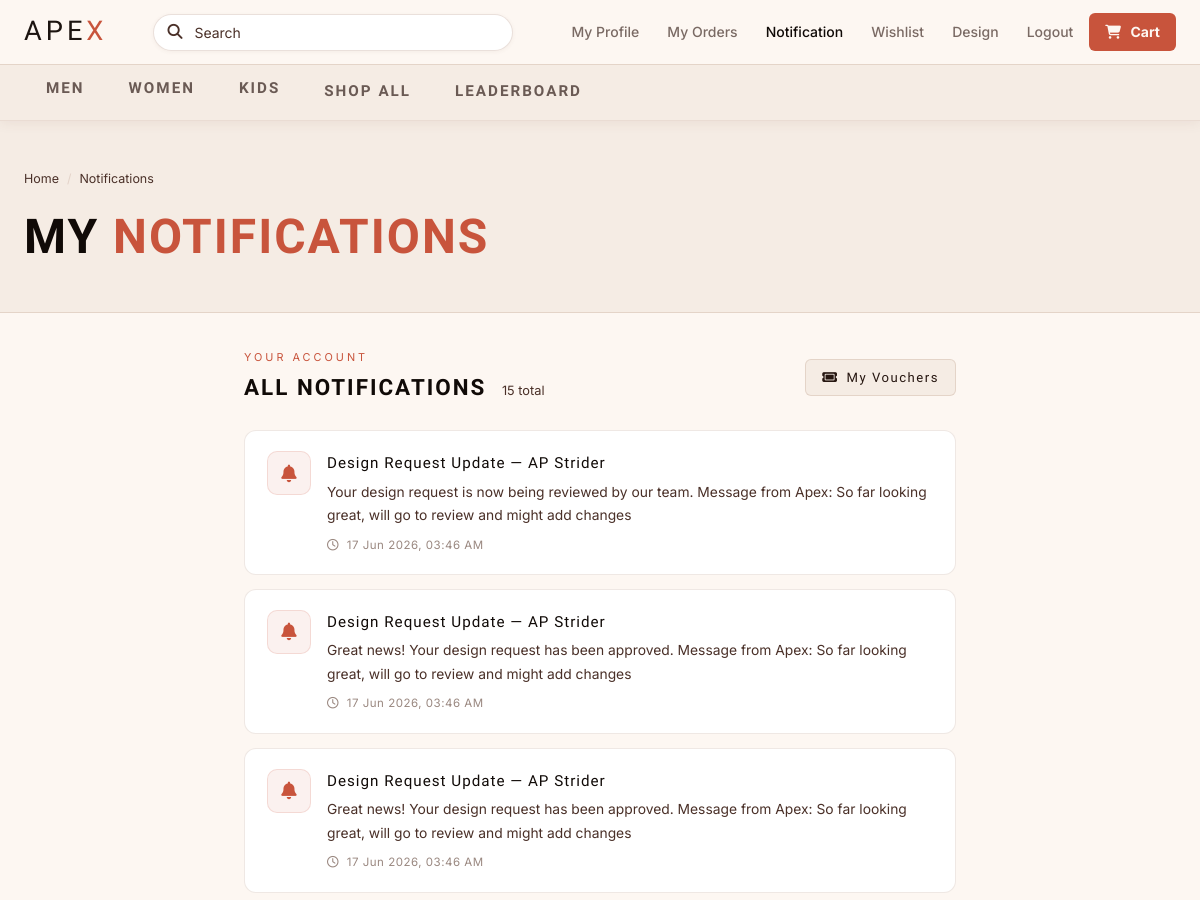
Before: /notifications.php (signed in, upper part) with the older database file.
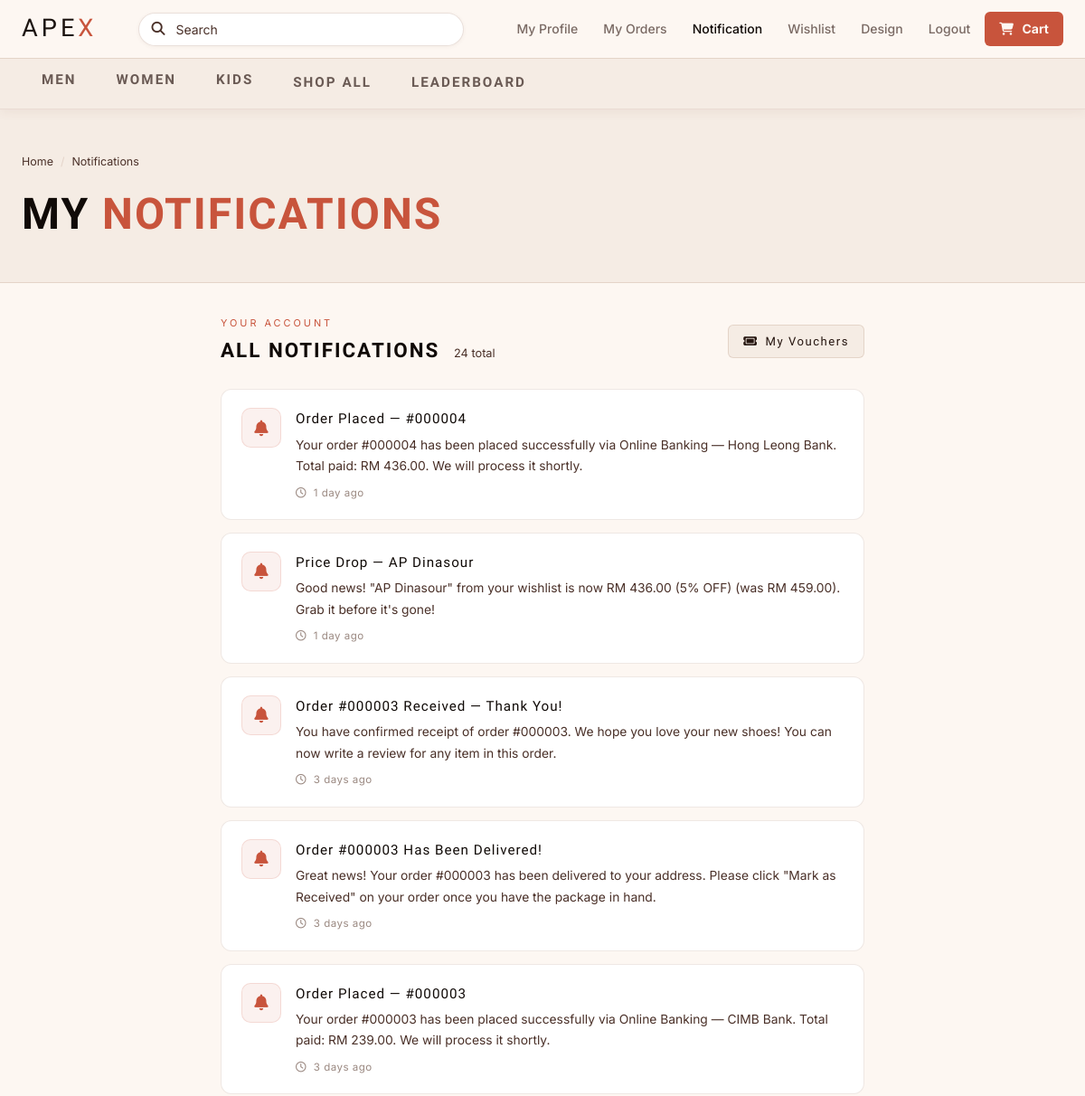
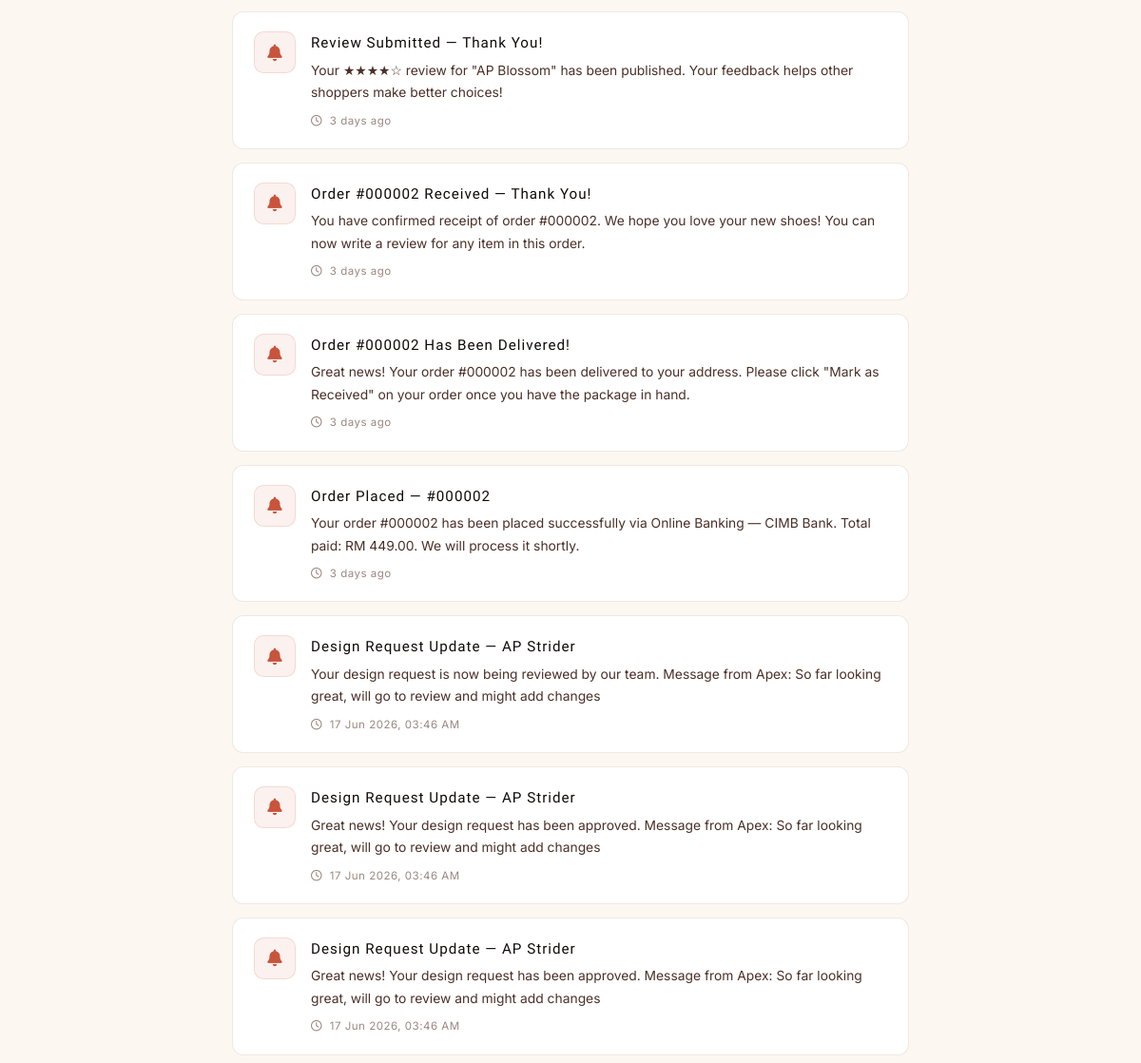
After: the same page with the newer database file (2 pictures, top to bottom).
### tables this page shows
CREATE TABLE `notifications` (
  `notif_id` int(11) NOT NULL,
  `user_id` int(11) NOT NULL,
  `title` varchar(255) NOT NULL,
  `message` text NOT NULL,
  `type` varchar(50) NOT NULL DEFAULT 'info',
  `is_read` tinyint(1) NOT NULL DEFAULT 0,
  `created_at` timestamp NOT NULL DEFAULT current_timestamp()
);

### db.php (called while the page is built, shortened)
<?php
function e($v){ return htmlspecialchars((string)$v, ENT_QUOTES, 'UTF-8'); }
function is_logged(){ return !empty($_SESSION['user_id']); }
?>

### notifications.php (the view, shortened to what this page needs)
<?php
require 'db.php';
$uid = (int)$_SESSION['user_id'];
$notifs = $conn->query("
    SELECT * FROM notifications
    WHERE user_id = $uid
    ORDER BY created_at DESC
    LIMIT 80
");
?>
<!DOCTYPE html>
<html lang="en">
<head>
<link rel="stylesheet" href="css/style.css?v=10">
<link rel="stylesheet" href="https://cdnjs.cloudflare.com/ajax/libs/font-awesome/6.5.0/css/all.min.css">
</head>
<body>
<?php include 'includes/navbar.php'; ?>
<div class="page-header" style="background:var(--navy2);">
  <div class="wrap">
    <div class="breadcrumb"><a href="index.php">Home</a><span class="sep">/</span><span>Notifications</span></div>
    <h1>MY <span style="color:var(--accent)">NOTIFICATIONS</span></h1>
  </div>
</div>
<section class="section" style="padding-top:36px;padding-bottom:60px;">
<div class="wrap" style="max-width:760px;">
  <div style="display:flex;align-items:center;justify-content:space-between;margin-bottom:24px;">
    <div>
      <p style="font-size:.68rem;letter-spacing:3px;text-transform:uppercase;color:var(--accent);margin-bottom:4px;">Your Account</p>
      <h2 style="font-family:'Oswald',sans-serif;font-size:1.4rem;letter-spacing:2px;color:var(--white);margin:0;">
        ALL NOTIFICATIONS
        <?php if($notifs && $notifs->num_rows > 0): ?>
        <span style="font-size:.8rem;color:var(--muted);font-family:'Inter',sans-serif;font-weight:400;letter-spacing:0;margin-left:8px;"><?=$notifs->num_rows?> total</span>
        <?php endif; ?>
      </h2>
    </div>
    <a href="profile.php?tab=vouchers" class="btn btn-secondary btn-sm">
      <i class="fa-solid fa-ticket"></i> My Vouchers
    </a>
  </div>
  <?php if($notifs && $notifs->num_rows > 0):
    $notifs->data_seek(0);
    while($n = $notifs->fetch_assoc()):
      $icon_class = match($n['type']) {
          'refund'  => 'refund',
          'warning' => 'warning',
          default   => 'info',
      };
      $icon_fa = match($n['type']) {
          'refund'  => 'fa-solid fa-rotate-left',
          'warning' => 'fa-solid fa-triangle-exclamation',
          default   => 'fa-solid fa-bell',
      };
      $ts = strtotime($n['created_at']);
  ?>
  <div class="notif-card<?=(!$n['is_read'] ? ' unread' : '')?>">
    <div class="notif-icon <?=$icon_class?>">
      <i class="<?=$icon_fa?>"></i>
    </div>
    <div style="flex:1;min-width:0;">
      <div class="notif-title"><?=e($n['title'])?></div>
      <div class="notif-msg"><?=e($n['message'])?></div>
      <div class="notif-time">
        <i class="fa-regular fa-clock" style="margin-right:4px;"></i>
        <?php
        $diff = time() - $ts;
        if     ($diff < 60)         echo 'Just now';
        elseif ($diff < 3600)       echo floor($diff/60).' min ago';
        elseif ($diff < 86400)      echo floor($diff/3600).' hour'.($diff<7200?'':'s').' ago';
        elseif ($diff < 604800)     echo floor($diff/86400).' day'.($diff<172800?'':'s').' ago';
        else                        echo date('d M Y, h:i A', $ts);
        ?>
      </div>
    </div>
  </div>
  <?php endwhile; endif; ?>
</div>
</section>
<?php include 'includes/footer.php'; ?>
</body>
</html>

### includes/navbar.php (shortened to what this page needs)
<?php
$pg         = basename($_SERVER['PHP_SELF']);
$nav_gender = ($pg === 'products.php') ? ($_GET['gender'] ?? '') : '';
$depth = (strpos($_SERVER['PHP_SELF'], '/admin/') !== false) ? '../' : '';
$q     = e($_GET['q'] ?? '');
$mega = [
    'Men' => [
        'New & Trending' => [
            'New Arrivals'    => '?gender=Men&sort=newest',
            'Best Sellers'    => '?gender=Men&sort=popular',
            'Sale'            => '?gender=Men&sale=1',
        ],
        'Shoes' => [
            'Running'         => '?gender=Men&cat=Running',
            'Basketball'      => '?gender=Men&cat=Basketball',
            'Training'        => '?gender=Men&cat=Training',
            'Lifestyle'       => '?gender=Men&cat=Lifestyle',
            "All Men's Shoes" => '?gender=Men',
        ],
    ],
    'Women' => [
        'New & Trending' => [
            'New Arrivals'      => '?gender=Women&sort=newest',
            'Best Sellers'      => '?gender=Women&sort=popular',
            'Sale'              => '?gender=Women&sale=1',
        ],
        'Shoes' => [
            'Running'           => '?gender=Women&cat=Running',
            'Basketball'        => '?gender=Women&cat=Basketball',
            'Training'          => '?gender=Women&cat=Training',
            'Lifestyle'         => '?gender=Women&cat=Lifestyle',
            "All Women's Shoes" => '?gender=Women',
        ],
    ],
    'Kids' => [
        'New & Trending' => [
            'New Arrivals'    => '?gender=Kids&sort=newest',
            'Best Sellers'    => '?gender=Kids&sort=popular',
            'Sale'            => '?gender=Kids&sale=1',
        ],
        'Shoes' => [
            'Running'         => '?gender=Kids&cat=Running',
            'Basketball'      => '?gender=Kids&cat=Basketball',
            'Training'        => '?gender=Kids&cat=Training',
            'Lifestyle'       => '?gender=Kids&cat=Lifestyle',
            "All Kids' Shoes" => '?gender=Kids',
        ],
    ],
];
?>
<header class="apex-nav">
  <div class="apex-top">
    <a href="<?=$depth?>index.php" class="apex-logo">APE<span>X</span></a>
    <div class="apex-search" id="apexSrchWrap">
      <form action="<?=$depth?>products.php" method="GET" autocomplete="off">
        <span class="apex-s-ico"><i class="fa-solid fa-magnifying-glass"></i></span>
        <input type="text" name="q" id="apexSrch"
               placeholder="Search"
               value="<?=$q?>"
               onfocus="this.style.borderColor='var(--accent)'"
               onblur="setTimeout(hideApexDrop,200)"
               oninput="apexSearch(this.value)">
      </form>
    </div>
    <div class="apex-right">
      <?php if(is_logged()): ?>
        <a href="<?=$depth?>profile.php" class="<?=$pg==='profile.php'?'on':''?>">My Profile</a>
        <a href="<?=$depth?>order_history.php" class="<?=$pg==='order_history.php'?'on':''?>">My Orders</a>
        <a href="<?=$depth?>notifications.php"
           class="<?=$pg==='notifications.php'?'on':''?>"
           style="position:relative;">
          Notification
        </a>
        <a href="<?=$depth?>wishlist.php" class="<?=$pg==='wishlist.php'?'on':''?>"
           style="position:relative;">
          Wishlist
        </a>
        <a href="<?=$depth?>design_request.php">Design</a>
        <a href="<?=$depth?>logout.php">Logout</a>
      <?php else: ?>
        <a href="<?=$depth?>login.php"    class="<?=$pg==='login.php'?'on':''?>">Login</a>
        <a href="<?=$depth?>register.php" class="<?=$pg==='register.php'?'on':''?>">Register</a>
      <?php endif; ?>
      <a href="<?=$depth?>cart.php" class="apex-cart <?=$pg==='cart.php'?'on':''?>">
        <i class="fa-solid fa-cart-shopping"></i>&nbsp;Cart
      </a>
    </div>
  </div>
  <nav class="apex-main-nav">
    <div class="apex-main-inner">
      <?php foreach($mega as $mg => $columns): ?>
      <div class="mni">
        <button class="mni-btn <?=$nav_gender===$mg?'on':''?>"
                onclick="window.location='<?=$depth?>products.php?gender=<?=urlencode($mg)?>'">
          <?=strtoupper($mg)?>
        </button>
      </div>
      <?php endforeach; ?>
      <a href="<?=$depth?>products.php" class="mni-link <?=$pg==='products.php'&&$nav_gender===''?'on':''?>">SHOP ALL</a>
      <a href="<?=$depth?>leaderboard.php" class="mni-link <?=$pg==='leaderboard.php'?'on':''?>">LEADERBOARD</a>
    </div>
  </nav>
</header>

### includes/footer.php (shortened to what this page needs)
</body></html>

### css/style.css (style rules this page uses)
:root { --navy: #FDF7F2; --navy2: #F5ECE4; --navy3: #EDE0D6; --white: #100A07; --offwhite:#281A13; --text: #261610; --muted: #4A3028; --accent: #C8543C; --accent2: #8B3A52; --danger: #D64040; --success: #2A9B5A; --border: rgba(150,100,75,0.18); --card: #FFFFFF; --radius: 6px; --shadow: 0 4px 24px rgba(110,65,45,0.10); }
*,*::before,*::after { box-sizing:border-box; margin:0; padding:0; }
html { scroll-behavior:smooth; }
body { background:var(--navy); color:var(--text); font-family:'Inter',sans-serif; font-size:15px; line-height:1.6; min-height:100vh; }
a { color:inherit; text-decoration:none; }
input,select,textarea,button { font-family:'Inter',sans-serif; }
.wrap { max-width:1200px; margin:0 auto; padding:0 24px; }
.section { padding:80px 0; }
.btn { display:inline-flex; align-items:center; justify-content:center; gap:8px; padding:12px 28px; border:none; border-radius:var(--radius); font-family:'Oswald',sans-serif; font-size:1rem; letter-spacing:1.5px; cursor:pointer; transition:.2s; white-space:nowrap; }
.btn-secondary { background:var(--navy2); border:1px solid var(--border); color:var(--text); }
.btn-sm { padding:7px 16px; font-size:.82rem; }
.page-header { padding:48px 0 36px; border-bottom:1px solid var(--border); margin-bottom:0; }
.page-header h1 { font-family:'Oswald',sans-serif; font-size:clamp(28px,4vw,48px); letter-spacing:2px; color:var(--white); }
.breadcrumb { display:flex; gap:8px; align-items:center; font-size:.78rem; color:var(--muted); margin-bottom:10px; }
.breadcrumb .sep { color:var(--border); }

### notifications.php (style rules this page uses)
.notif-card { background:#FFFFFF;border:1px solid rgba(150,100,75,.15);border-radius:12px; padding:20px 22px;margin-bottom:14px;display:flex;gap:16px;align-items:flex-start; transition:.2s;position:relative; }
.notif-icon { width:44px;height:44px;border-radius:10px;display:flex;align-items:center; justify-content:center;font-size:1.1rem;flex-shrink:0; }
.notif-icon.info { background:rgba(200,84,60,.08); color:var(--accent); border:1px solid rgba(200,84,60,.15); }
.notif-title { font-family:'Oswald',sans-serif;font-size:.95rem;letter-spacing:1px; color:var(--white);margin-bottom:5px; }
.notif-msg { font-size:.865rem;color:var(--muted);line-height:1.7; }
.notif-time { font-size:.72rem;color:#9A8880;margin-top:8px;letter-spacing:.5px; }

Changed rows visible on the page:
added notifications: title "Order Placed — #000004", message "Your order #000004 has been placed successfully via Online Banking — Hong Leong Bank. Total paid: RM 436.00. We will process it shortly."
added notifications: title "Price Drop — AP Dinasour", message "Good news! \"AP Dinasour\" from your wishlist is now RM 436.00 (5% OFF) (was RM 459.00). Grab it before it's gone!"
added notifications: title "Order #000003 Received — Thank You!", message "You have confirmed receipt of order #000003. We hope you love your new shoes! You can now write a review for any item in this order."
added notifications: title "Order #000003 Has Been Delivered!", message "Great news! Your order #000003 has been delivered to your address. Please click \"Mark as Received\" on your order once you have the package in hand."
added notifications: title "Order Placed — #000003", message "Your order #000003 has been placed successfully via Online Banking — CIMB Bank. Total paid: RM 239.00. We will process it shortly."
added notifications: title "Review Submitted — Thank You!", message "Your ★★★★☆ review for \"AP Blossom\" has been published. Your feedback helps other shoppers make better choices!"
added notifications: title "Order #000002 Received — Thank You!", message "You have confirmed receipt of order #000002. We hope you love your new shoes! You can now write a review for any item in this order."
added notifications: title "Order #000002 Has Been Delivered!", message "Great news! Your order #000002 has been delivered to your address. Please click \"Mark as Received\" on your order once you have the package in hand."
added notifications: title "Order Placed — #000002", message "Your order #000002 has been placed successfully via Online Banking — CIMB Bank. Total paid: RM 449.00. We will process it shortly."
Other visible differences:
$notifs->num_rows: "15" → "24"
